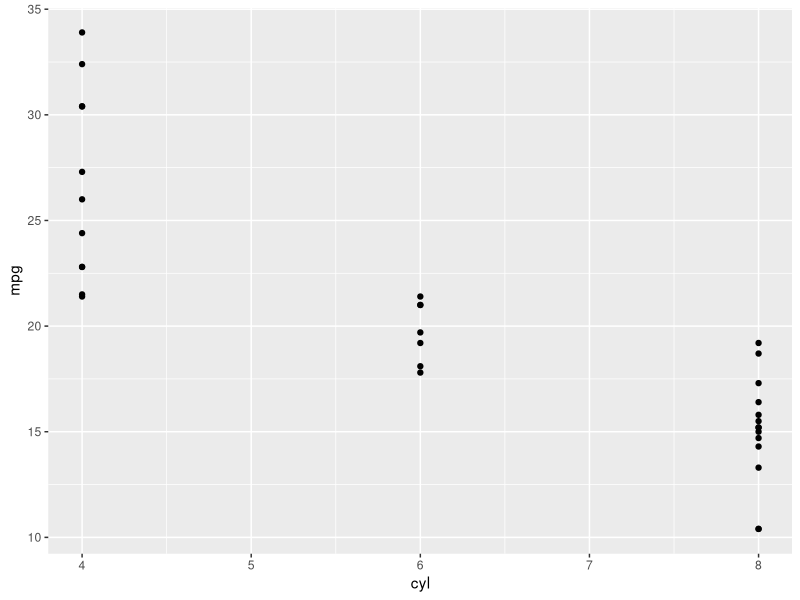
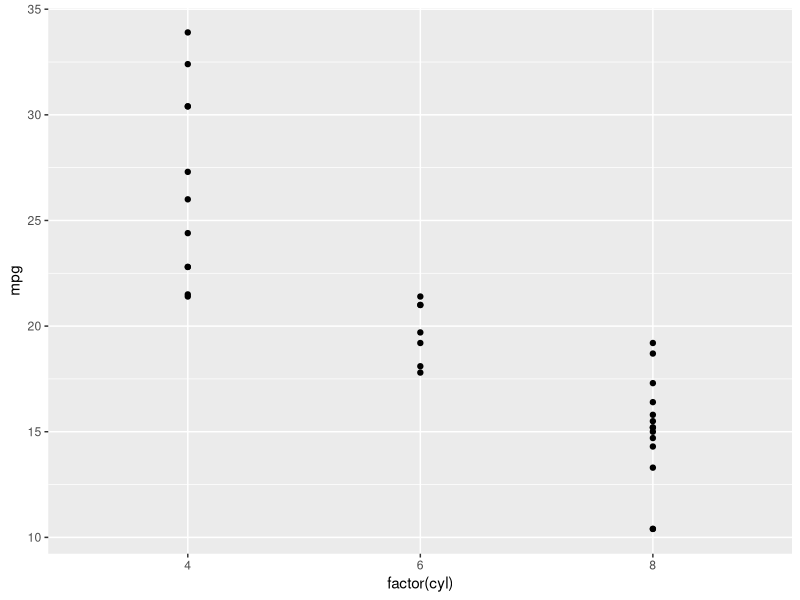
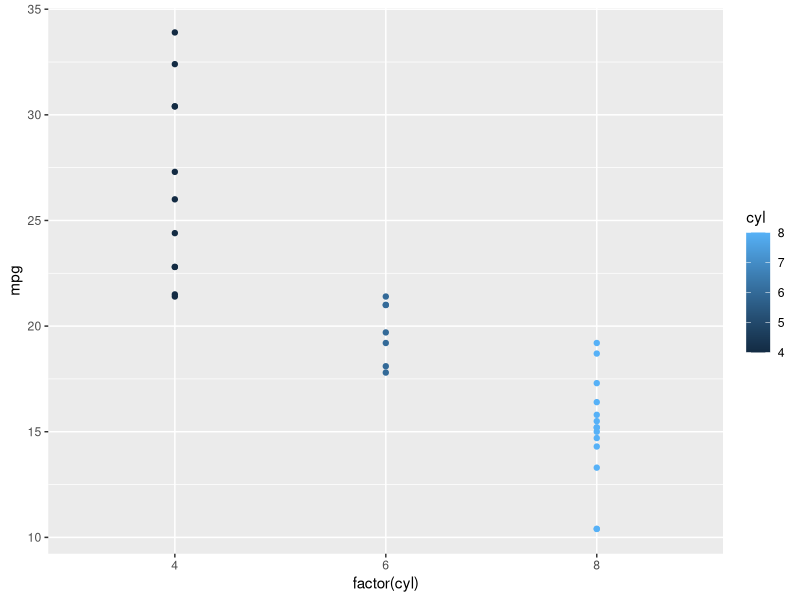
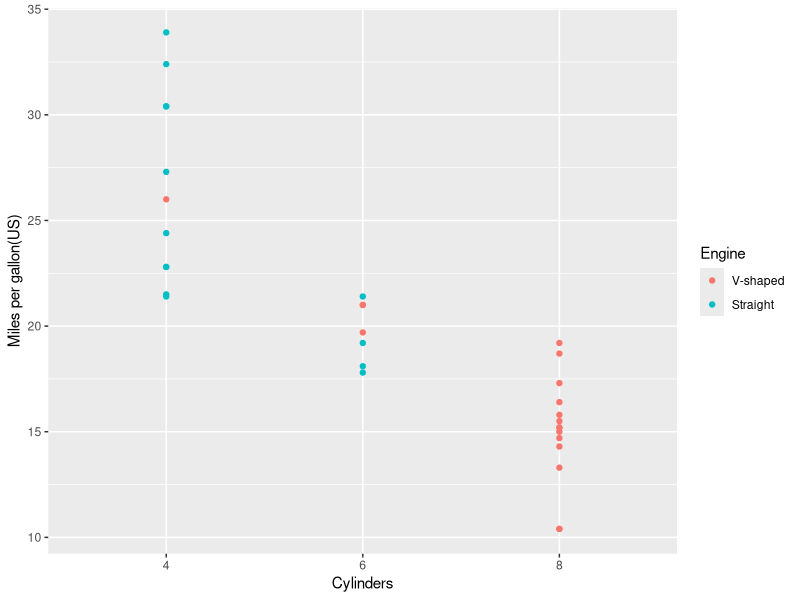
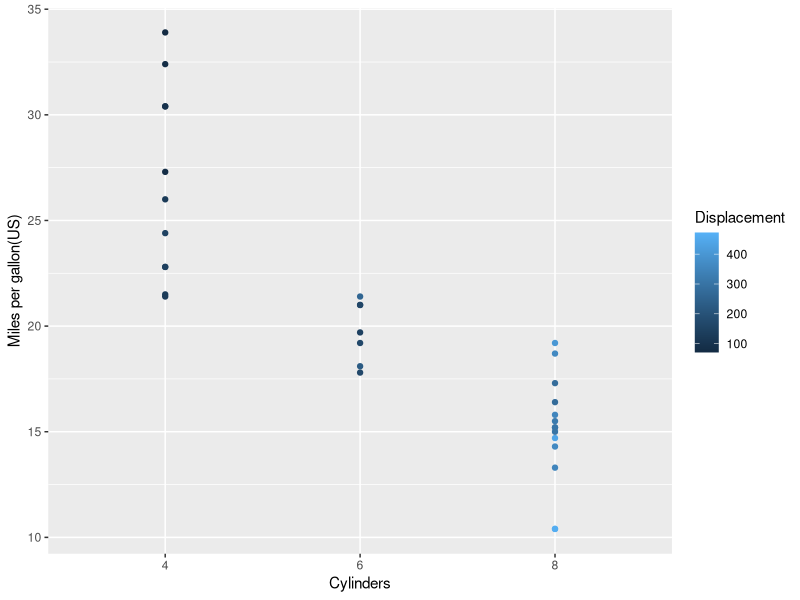
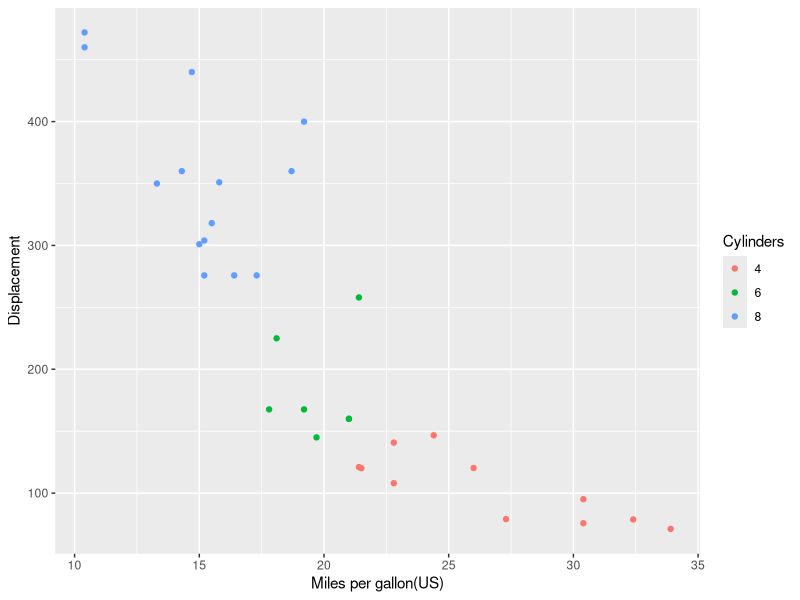
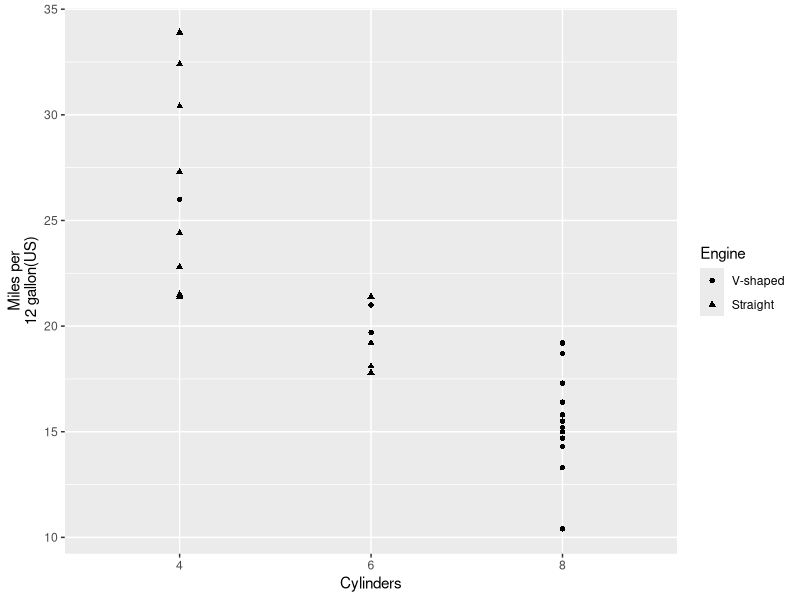

The R script that drew these images, in order:
## ---- chunk 1
knitr::opts_chunk$set(echo = TRUE)
## ---- chunk 2
if(!require(tidyverse)) install.packages("tidyverse")
if(!require(ggplot2)) install.packages("ggplot2")

library(tidyverse)
library(ggplot2)
## ---- chunk 3
cyl = mtcars$cyl # cilindres
mpg = mtcars$mpg # km de galó

ggplot(mtcars, aes(x = cyl, y = mpg)) + geom_point()
str(mtcars)
## ---- chunk 4
ggplot(mtcars, aes(x = factor(cyl), y = mpg)) + geom_point()
## ---- chunk 5
ggplot(mtcars, aes(x = factor(cyl), y = mpg, color = cyl)) +
  geom_point() 
## ---- chunk 6
ggplot(mtcars, aes(factor(cyl), mpg, color=factor(vs)))+geom_point()+ scale_x_discrete("Cylinders")+scale_y_continuous ("Miles per gallon(US)")+scale_colour_hue("Engine", labels = c("V-shaped","Straight"))
## ---- chunk 7
ggplot(mtcars, aes(factor(cyl), mpg, color=disp))+geom_point()+ scale_x_discrete("Cylinders")+scale_y_continuous("Miles per gallon(US)")+scale_color_continuous("Displacement")

ggplot(mtcars, aes(mpg, disp, color=factor(cyl)))+geom_point()+ scale_x_continuous("Miles per gallon(US)")+ scale_y_continuous("Displacement")+scale_color_discrete("Cylinders")
## ---- chunk 8
ggplot(mtcars,aes(factor(cyl),mpg,shape=factor(vs)))+ geom_point()+ scale_x_discrete("Cylinders")+scale_y_continuous("Miles per
12 gallon(US)")+ scale_shape_discrete("Engine", labels = c("V-shaped","Straight"))
